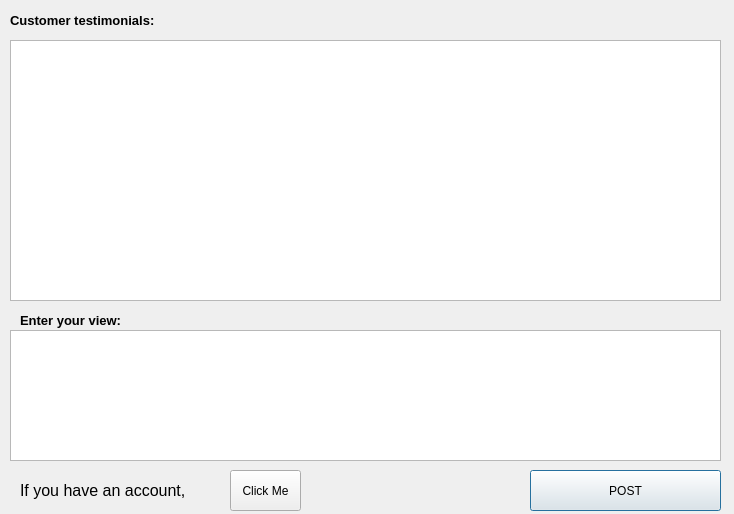
<?xml version="1.0" encoding="UTF-8"?>
<ui version="4.0">
 <class>comments</class>
 <widget class="QDialog" name="comments">
  <property name="geometry">
   <rect>
    <x>0</x>
    <y>0</y>
    <width>734</width>
    <height>514</height>
   </rect>
  </property>
  <property name="windowTitle">
   <string>Customer Testimonials</string>
  </property>
  <widget class="QPushButton" name="pushButton">
   <property name="geometry">
    <rect>
     <x>530</x>
     <y>470</y>
     <width>191</width>
     <height>41</height>
    </rect>
   </property>
   <property name="text">
    <string>POST</string>
   </property>
  </widget>
  <widget class="QLabel" name="label_2">
   <property name="geometry">
    <rect>
     <x>10</x>
     <y>10</y>
     <width>211</width>
     <height>21</height>
    </rect>
   </property>
   <property name="text">
    <string>&lt;html&gt;&lt;head/&gt;&lt;body&gt;&lt;p&gt;&lt;span style=&quot; font-size:10pt; font-weight:600;&quot;&gt;Customer testimonials:&lt;/span&gt;&lt;/p&gt;&lt;/body&gt;&lt;/html&gt;</string>
   </property>
  </widget>
  <widget class="QWidget" name="verticalLayoutWidget">
   <property name="geometry">
    <rect>
     <x>10</x>
     <y>40</y>
     <width>711</width>
     <height>261</height>
    </rect>
   </property>
   <layout class="QVBoxLayout" name="verticalLayout">
    <item>
     <widget class="QTextBrowser" name="textBrowser"/>
    </item>
   </layout>
  </widget>
  <widget class="QPushButton" name="pushButton_2">
   <property name="geometry">
    <rect>
     <x>230</x>
     <y>470</y>
     <width>71</width>
     <height>41</height>
    </rect>
   </property>
   <property name="text">
    <string>Click Me</string>
   </property>
  </widget>
  <widget class="QTextEdit" name="textEdit">
   <property name="geometry">
    <rect>
     <x>10</x>
     <y>330</y>
     <width>711</width>
     <height>131</height>
    </rect>
   </property>
  </widget>
  <widget class="QLabel" name="label">
   <property name="geometry">
    <rect>
     <x>20</x>
     <y>470</y>
     <width>221</width>
     <height>41</height>
    </rect>
   </property>
   <property name="text">
    <string>&lt;html&gt;&lt;head/&gt;&lt;body&gt;&lt;p&gt;&lt;span style=&quot; font-size:12pt;&quot;&gt;If you have an account,&lt;/span&gt;&lt;/p&gt;&lt;/body&gt;&lt;/html&gt;</string>
   </property>
  </widget>
  <widget class="QLabel" name="label_3">
   <property name="geometry">
    <rect>
     <x>20</x>
     <y>310</y>
     <width>171</width>
     <height>21</height>
    </rect>
   </property>
   <property name="text">
    <string>&lt;html&gt;&lt;head/&gt;&lt;body&gt;&lt;p&gt;&lt;span style=&quot; font-size:10pt; font-weight:600;&quot;&gt;Enter your view:&lt;/span&gt;&lt;/p&gt;&lt;/body&gt;&lt;/html&gt;</string>
   </property>
  </widget>
 </widget>
 <tabstops>
  <tabstop>pushButton</tabstop>
 </tabstops>
 <resources/>
 <connections/>
</ui>
